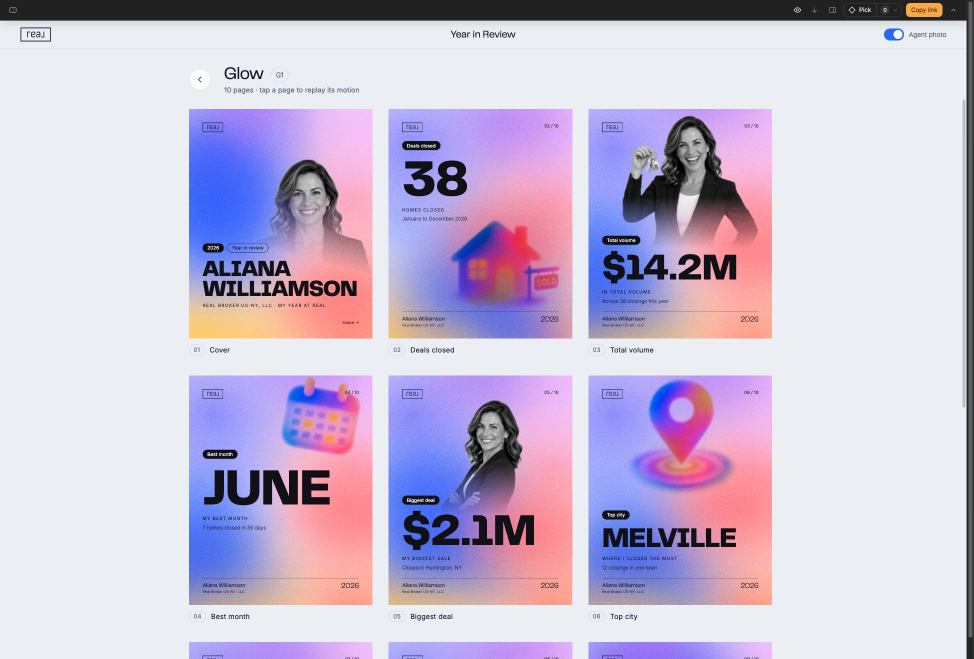
#> input picture ctr.jpg, 1948 x 1318 px (shown at 1/2 size)
$ python cut.py ../ctr.jpg ../ctr.jpg
#> lines starting #> are read from the running program, lines starting #| are printed output that depends on the picture; after the words box and inside, x2 and y2 are one past the last pixel; in counts of white or black regions, pixels touching at a corner belong together
import sys, numpy as np
from PIL import Image
from scipy import ndimage
src, dst = sys.argv[1], sys.argv[2]
im = Image.open(src).convert('RGB'); a = np.asarray(im).astype(np.int16)
#> further down, im is the input picture: PIL image 1948x1318 RGB; mean R, G, B 200.5, 189.2, 213.3
# near-white = background candidates; keep only the region connected to the image border
white = (a.min(axis=2) > 232) & ((a.max(axis=2) - a.min(axis=2)) < 18)
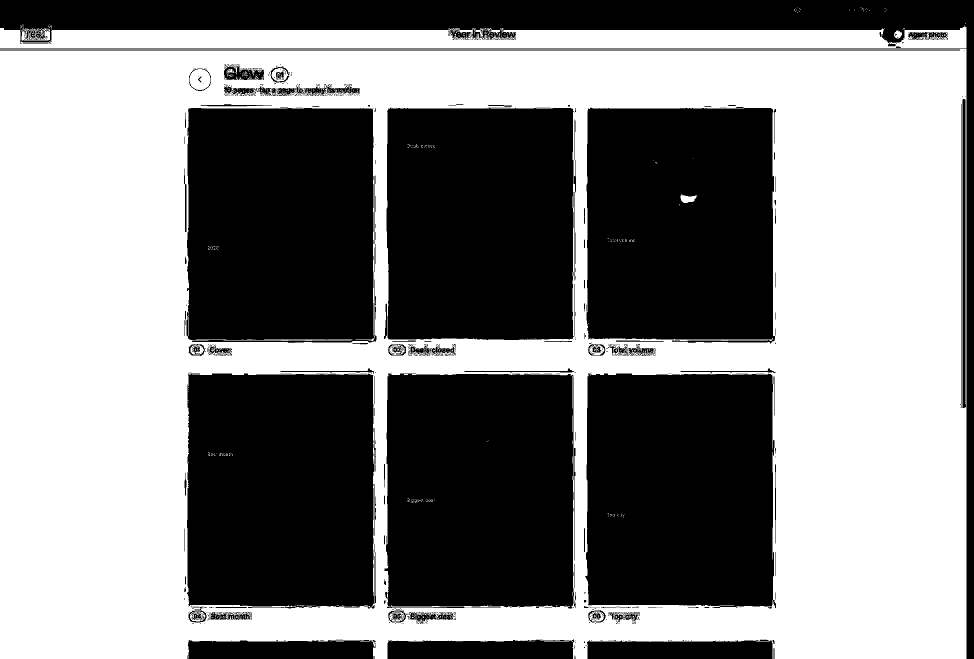
#> white: shape (1318, 1948) bool (shown at 1/2 size); 51.7% white; 1073 black regions (947 under 20 px), largest, box (x1, y1, x2, y2) and area: (373, 216, 753, 686) 172692, (769, 748, 1152, 1217) 172220, (1173, 215, 1550, 687) 171631
lab, n = ndimage.label(white)
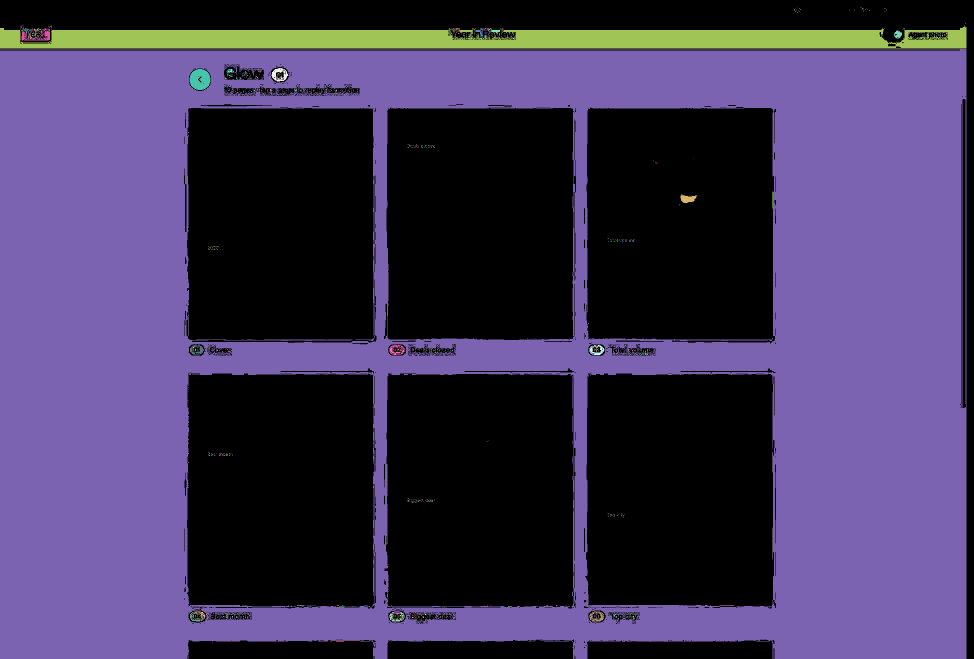
#> lab: shape (1318, 1948) int32 (shown at 1/2 size); 1304 distinct labels, from 0 to 1303; one colour per label, 0 black
#> n = 1303
border = set(np.unique(np.concatenate([lab[0], lab[-1], lab[:, 0], lab[:, -1]]))) - {0}
#> border = 2 items
bg = np.isin(lab, list(border))
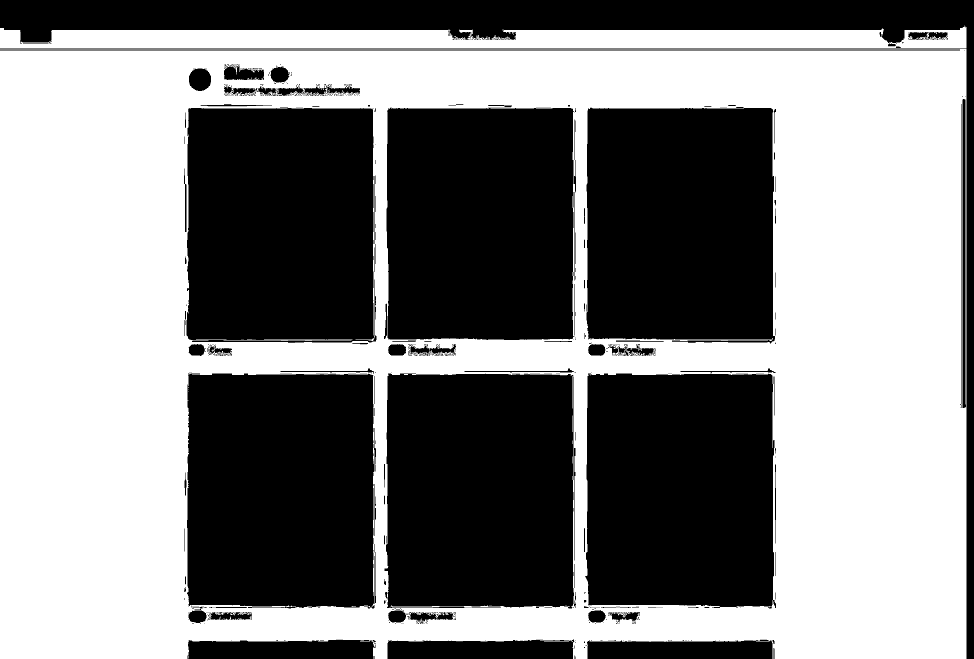
#> bg: shape (1318, 1948) bool (shown at 1/2 size); 51.4% white; 1000 black regions (880 under 20 px), largest, box (x1, y1, x2, y2) and area: (373, 216, 753, 686) 172786, (769, 748, 1152, 1217) 172372, (1173, 215, 1550, 687) 172116
# soften the edge: 1px feather
alpha = np.where(bg, 0, 255).astype(np.uint8)
edge = ndimage.binary_dilation(bg) & ~bg
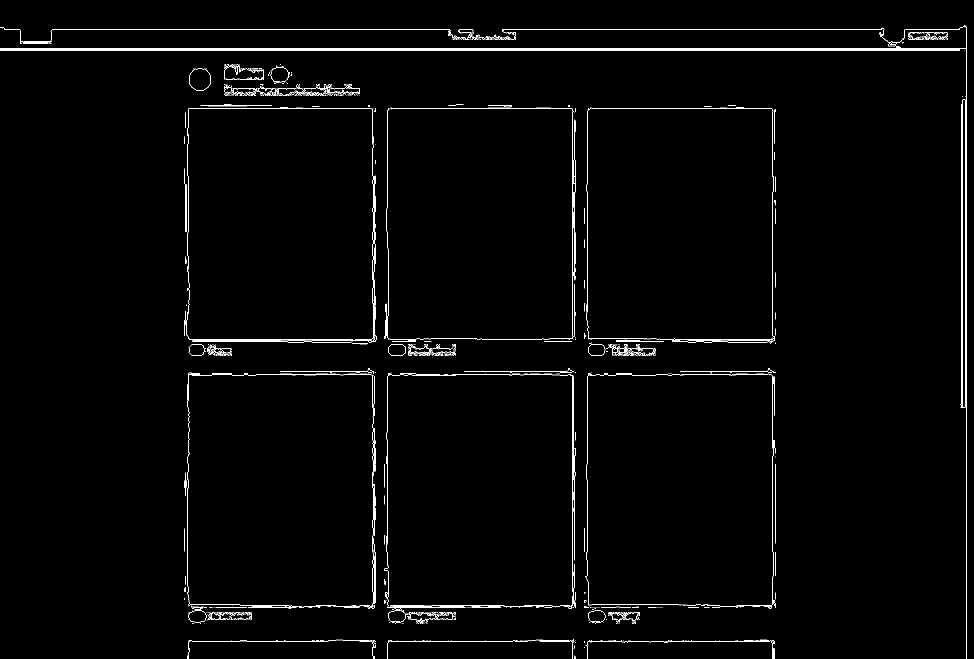
#> edge: shape (1318, 1948) bool (shown at 1/2 size); 1.5% white in thin lines or dots
alpha[edge] = 160
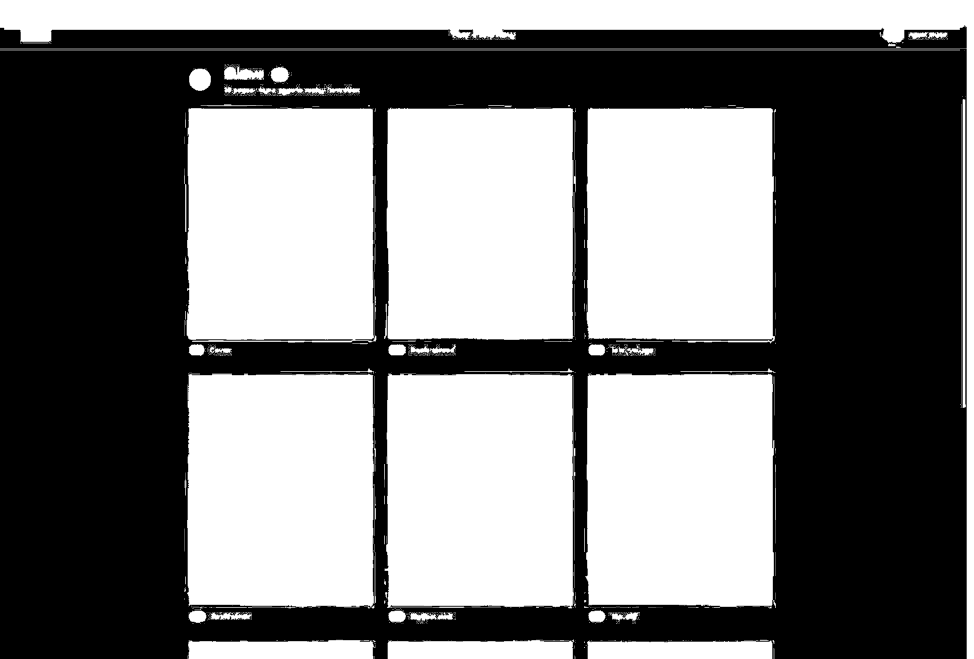
#> alpha: shape (1318, 1948) (shown at 1/2 size); min 0, max 255, mean 122.6
# trim to content
ys, xs = np.where(alpha > 0); pad = 20
y0, y1, x0, x1 = max(ys.min()-pad,0), min(ys.max()+pad, a.shape[0]), max(xs.min()-pad,0), min(xs.max()+pad, a.shape[1])
#> y0 = 0; y1 = 1318; x0 = 0; x1 = 1948
out = Image.fromarray(np.dstack([np.asarray(im), alpha])[y0:y1, x0:x1], 'RGBA')
side = int(max(out.size) / 0.94); sq = Image.new('RGBA', (side, side), (0,0,0,0)); sq.paste(out, ((side-out.size[0])//2, (side-out.size[1])//2))
#> after `side = int(max(out.size) / 0.94)`: side = 2072
#> after `sq = Image.new('RGBA', (side, side), (0, 0, 0, 0))`: sq: PIL image 2072x2072 RGBA; every value is 0
#> after `sq.paste(out, ((side - out.size[0]) // 2, (side - out.size[1]) // 2))`:
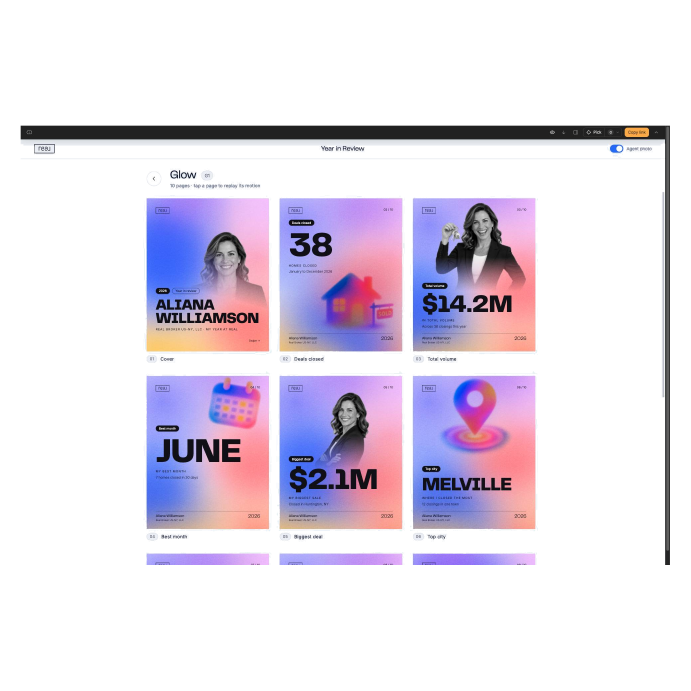
#> sq: PIL image 2072x2072 RGBA (shown at 1/3 size); mean R, G, B, A 119.9, 113.2, 127.6, 73.3; transparent parts drawn white
sq.resize((900, 900), Image.LANCZOS).save(dst)
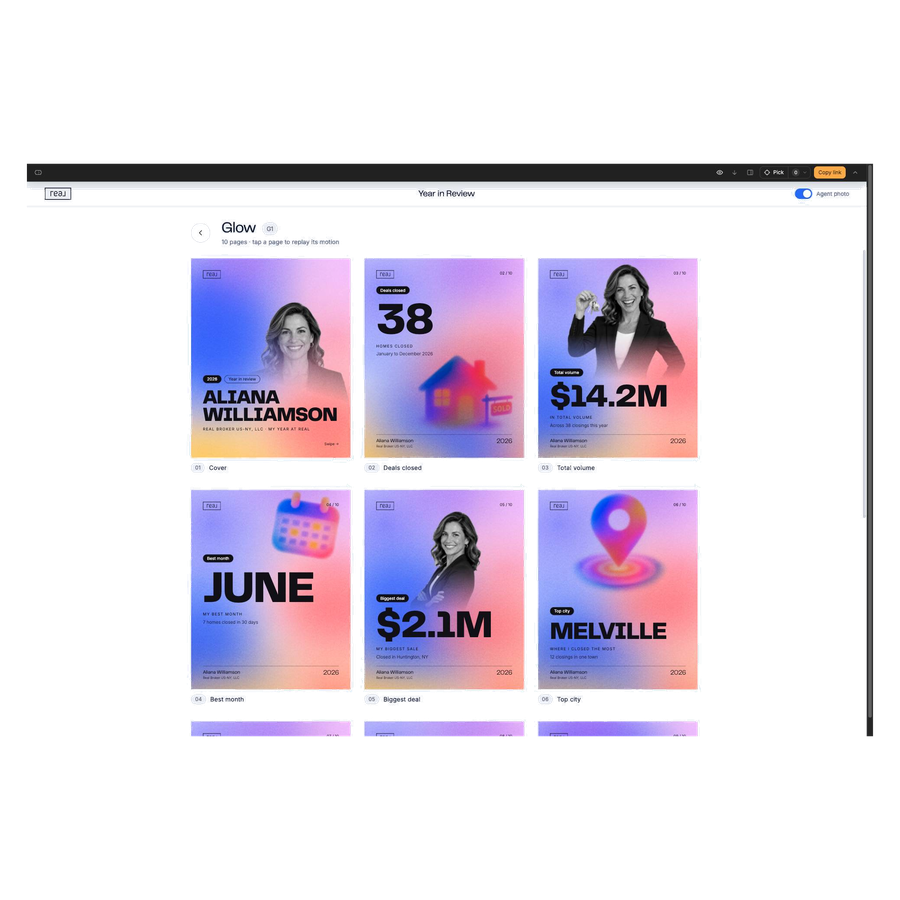
#> saved as ctr.jpg: PIL image 900x900 RGBA; mean R, G, B, A 53, 45.4, 58.4, 73.3; transparent parts drawn white
